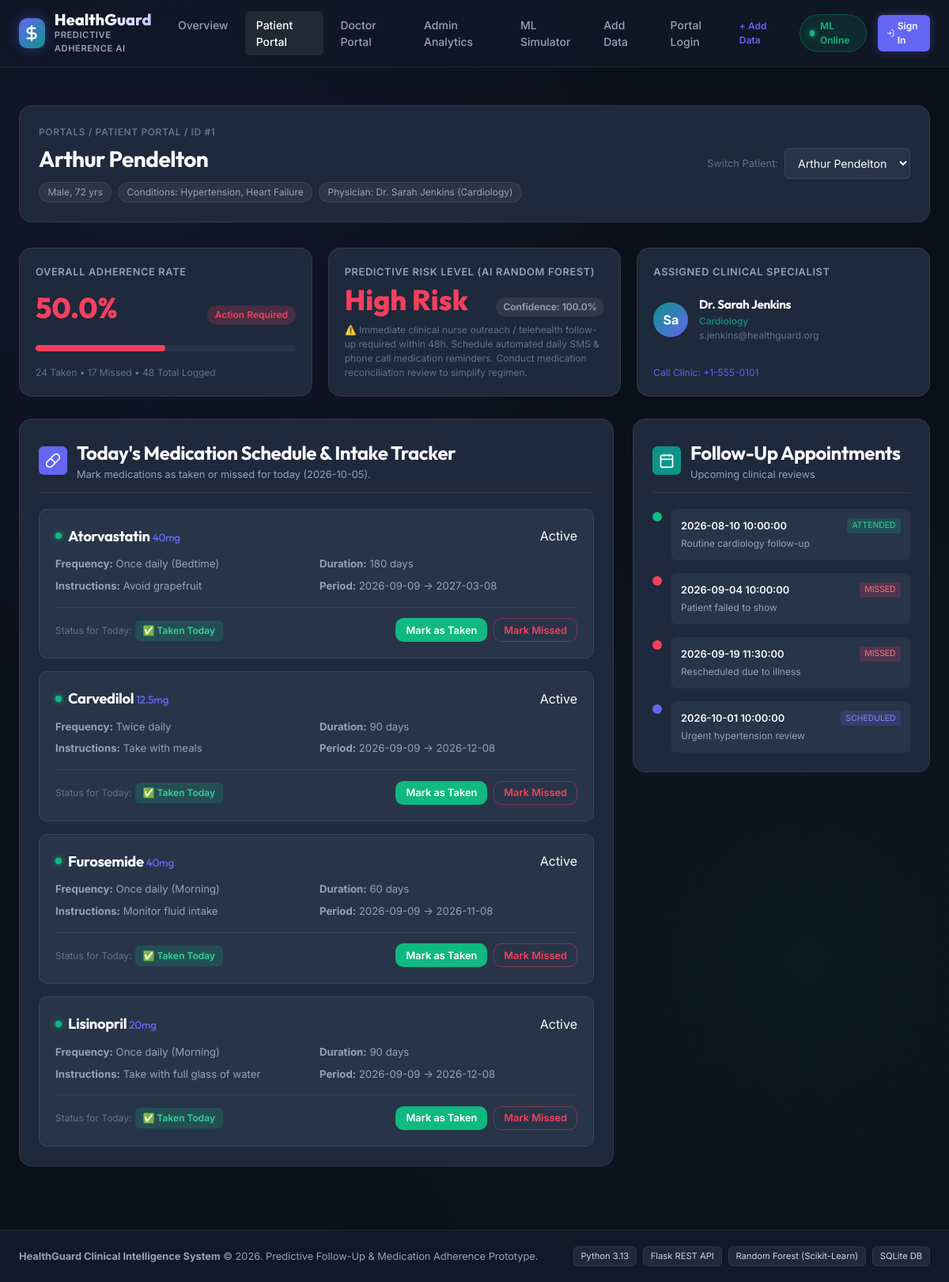
/patient/1, run on the app's committed database.
### tables this page shows
CREATE TABLE patients (
    id INTEGER PRIMARY KEY AUTOINCREMENT,
    doctor_id INTEGER,
    name TEXT NOT NULL,
    age INTEGER NOT NULL CHECK(age >= 0 AND age <= 125),
    gender TEXT CHECK(gender IN ('Male', 'Female', 'Other')),
    phone TEXT,
    email TEXT UNIQUE,
    chronic_conditions TEXT,
    created_at TIMESTAMP DEFAULT CURRENT_TIMESTAMP,
    FOREIGN KEY (doctor_id) REFERENCES doctors(id) ON DELETE SET NULL
);

CREATE TABLE doctors (
    id INTEGER PRIMARY KEY AUTOINCREMENT,
    name TEXT NOT NULL,
    specialty TEXT NOT NULL,
    email TEXT UNIQUE NOT NULL,
    phone TEXT,
    created_at TIMESTAMP DEFAULT CURRENT_TIMESTAMP
);

CREATE TABLE risk_assessments (
    id INTEGER PRIMARY KEY AUTOINCREMENT,
    patient_id INTEGER NOT NULL,
    risk_level TEXT NOT NULL CHECK(risk_level IN ('Low', 'Medium', 'High')),
    risk_score REAL NOT NULL,
    features_json TEXT NOT NULL,
    recommendations TEXT,
    evaluated_at TIMESTAMP DEFAULT CURRENT_TIMESTAMP,
    FOREIGN KEY (patient_id) REFERENCES patients(id) ON DELETE CASCADE
);

CREATE TABLE prescriptions (
    id INTEGER PRIMARY KEY AUTOINCREMENT,
    patient_id INTEGER NOT NULL,
    doctor_id INTEGER NOT NULL,
    medication_name TEXT NOT NULL,
    dosage TEXT NOT NULL,
    frequency TEXT NOT NULL,
    instructions TEXT,
    start_date DATE NOT NULL,
    end_date DATE,
    treatment_duration_days INTEGER NOT NULL DEFAULT 30 CHECK(treatment_duration_days > 0),
    status TEXT NOT NULL DEFAULT 'Active' CHECK(status IN ('Active', 'Completed', 'Discontinued')),
    created_at TIMESTAMP DEFAULT CURRENT_TIMESTAMP,
    FOREIGN KEY (patient_id) REFERENCES patients(id) ON DELETE CASCADE,
    FOREIGN KEY (doctor_id) REFERENCES doctors(id) ON DELETE RESTRICT
);

CREATE TABLE follow_up_schedules (
    id INTEGER PRIMARY KEY AUTOINCREMENT,
    patient_id INTEGER NOT NULL,
    doctor_id INTEGER NOT NULL,
    appointment_date TIMESTAMP NOT NULL,
    status TEXT NOT NULL DEFAULT 'Scheduled' CHECK(status IN ('Scheduled', 'Attended', 'Missed', 'Cancelled')),
    notes TEXT,
    created_at TIMESTAMP DEFAULT CURRENT_TIMESTAMP,
    FOREIGN KEY (patient_id) REFERENCES patients(id) ON DELETE CASCADE,
    FOREIGN KEY (doctor_id) REFERENCES doctors(id) ON DELETE RESTRICT
);

### app/routes_portal.py (the view)
@portal_bp.route("/patient/<int:patient_id>")
def patient_portal(patient_id: int):
    patient = query_db(
        """SELECT p.*, d.name as doctor_name, d.specialty as doctor_specialty, d.email as doctor_email, d.phone as doctor_phone
           FROM patients p
           LEFT JOIN doctors d ON p.doctor_id = d.id
           WHERE p.id = ?;""",
        (patient_id,),
        one=True,
    )
    if not patient:
        return render_template("404.html", message=f"Patient #{patient_id} not found"), 404
    all_patients = query_db("SELECT id, name FROM patients ORDER BY id ASC;")
    prescriptions = query_db(
        """SELECT * FROM prescriptions
           WHERE patient_id = ?
           ORDER BY CASE status WHEN 'Active' THEN 1 ELSE 2 END, id DESC;""",
        (patient_id,),
    )
    today_str = date.today().isoformat()
    today_logs = query_db(
        """SELECT prescription_id, status, logged_time
           FROM adherence_logs
           WHERE patient_id = ? AND DATE(scheduled_time) = ?;""",
        (patient_id, today_str),
    )
    logged_rx_today = {row["prescription_id"]: row["status"] for row in today_logs}
    stats = query_db(
        """SELECT
               COUNT(*) as total,
               SUM(CASE WHEN status = 'Taken' THEN 1 ELSE 0 END) as taken,
               SUM(CASE WHEN status = 'Missed' THEN 1 ELSE 0 END) as missed,
               SUM(CASE WHEN status = 'Late' THEN 1 ELSE 0 END) as late
           FROM adherence_logs WHERE patient_id = ?;""",
        (patient_id,),
        one=True,
    )
    total_logs = stats["total"] or 0
    taken_logs = stats["taken"] or 0
    adherence_rate = round((taken_logs / total_logs) * 100, 1) if total_logs > 0 else 100.0
    upcoming_followups = query_db(
        """SELECT * FROM follow_up_schedules
           WHERE patient_id = ?
           ORDER BY appointment_date ASC;""",
        (patient_id,),
    )
    risk_assessment = query_db(
        """SELECT * FROM risk_assessments WHERE patient_id = ? ORDER BY evaluated_at DESC, id DESC LIMIT 1;""",
        (patient_id,),
        one=True,
    )
    return render_template(
        "patient.html",
        patient=patient,
        all_patients=all_patients,
        prescriptions=prescriptions,
        logged_rx_today=logged_rx_today,
        adherence_rate=adherence_rate,
        stats=stats,
        upcoming_followups=upcoming_followups,
        risk_assessment=risk_assessment,
        today_date=today_str,
    )

### app/routes_portal.py (called while the page is built, shortened)
@portal_bp.app_context_processor
def inject_current_user():
    return {"current_user": None}

### database/db.py (called while the page is built)
def get_db_connection(db_path: Optional[str] = None) -> sqlite3.Connection:
    path = db_path or os.environ.get("HEALTHGUARD_DB_PATH", DEFAULT_DB_PATH)
    conn = sqlite3.connect(path, timeout=10)
    conn.row_factory = sqlite3.Row
    conn.execute("PRAGMA foreign_keys = ON;")
    return conn

def query_db(
    query: str,
    args: tuple = (),
    one: bool = False,
    db_path: Optional[str] = None,
) -> Any:
    conn = get_db_connection(db_path)
    try:
        cur = conn.cursor()
        cur.execute(query, args)
        rv = cur.fetchall()
        if one:
            return dict(rv[0]) if rv else None
        return [dict(row) for row in rv]
    finally:
        conn.close()

### app/templates/patient.html (shortened to what this page needs)
{% extends "base.html" %}
{% block content %}
<div class="portal-header-bar">
    <div>
        <div class="breadcrumb">Portals / Patient Portal / ID #{{ patient.id }}</div>
        <h1 class="page-title">{{ patient.name }}</h1>
        <div class="patient-tags">
            <span class="tag-pill">{{ patient.gender }}, {{ patient.age }} yrs</span>
            <span class="tag-pill">Conditions: {{ patient.chronic_conditions }}</span>
            <span class="tag-pill">Physician: {{ patient.doctor_name }} ({{ patient.doctor_specialty }})</span>
        </div>
    </div>
    <div class="quick-switcher">
        <label for="switchPat">Switch Patient:</label>
        <select id="switchPat" class="form-select" onchange="window.location.href='/patient/' + this.value;">
            {% for p in all_patients %}
                <option value="{{ p.id }}" {% if p.id == patient.id %}selected{% endif %}>
                    {{ p.name }}
                </option>
            {% endfor %}
        </select>
    </div>
</div>
<div class="dashboard-stats-grid">
    <div class="stat-card">
        <div class="stat-title">Overall Adherence Rate</div>
        <div class="stat-main">
            <div class="stat-num text-{% if adherence_rate >= 80 %}emerald{% elif adherence_rate >= 60 %}amber{% else %}rose{% endif %}">
                <span id="adherenceRateValue">{{ adherence_rate }}</span>%
            </div>
            <div class="stat-badge badge-{% if adherence_rate >= 80 %}success{% elif adherence_rate >= 60 %}warning{% else %}danger{% endif %}">
                {% if adherence_rate >= 80 %}Optimal Compliance{% elif adherence_rate >= 60 %}Moderate Risk{% else %}Action Required{% endif %}
            </div>
        </div>
        <div class="progress-bar-container">
            <div class="progress-bar-fill bg-{% if adherence_rate >= 80 %}emerald{% elif adherence_rate >= 60 %}amber{% else %}rose{% endif %}"
                 id="adherenceProgressBar"
                 style="width: {{ adherence_rate }}%;"></div>
        </div>
        <div class="stat-subtext">
            <span id="countTaken">{{ stats.taken or 0 }}</span> Taken &bull;
            <span id="countMissed">{{ stats.missed or 0 }}</span> Missed &bull;
            <span>{{ stats.total or 0 }}</span> Total Logged
        </div>
    </div>
    <div class="stat-card">
        <div class="stat-title">Predictive Risk Level (AI Random Forest)</div>
        <div class="stat-main">
            <div class="stat-num text-{% if risk_assessment.risk_level == 'High' %}rose{% elif risk_assessment.risk_level == 'Medium' %}amber{% else %}emerald{% endif %}" id="patientRiskTier">
                {{ risk_assessment.risk_level if risk_assessment else 'Low' }} Risk
            </div>
            <div class="stat-badge badge-neutral">
                Confidence: <span id="patientRiskScore">{{ risk_assessment.risk_score if risk_assessment else 95.0 }}</span>%
            </div>
        </div>
        <p class="stat-subtext text-muted" id="patientRiskRecs">
            {{ risk_assessment.recommendations if risk_assessment else 'Maintain standard schedule and continue daily adherence tracking.' }}
        </p>
    </div>
    <div class="stat-card">
        <div class="stat-title">Assigned Clinical Specialist</div>
        <div class="doctor-contact-box">
            <div class="doc-avatar">
                {{ patient.doctor_name[4:6] if patient.doctor_name else 'DR' }}
            </div>
            <div class="doc-info">
                <h4>{{ patient.doctor_name }}</h4>
                <div class="doc-sub">{{ patient.doctor_specialty }}</div>
                <div class="doc-email text-muted small">{{ patient.doctor_email }}</div>
            </div>
        </div>
        <div class="stat-subtext text-right mt-2">
            <a href="tel:{{ patient.doctor_phone }}" class="btn-sm-action">Call Clinic: {{ patient.doctor_phone }}</a>
        </div>
    </div>
</div>
<div class="two-column-layout">
    <div class="content-column main-col">
        <div class="panel-card">
            <div class="panel-header">
                <div class="panel-title-group">
                    <div class="panel-icon bg-indigo">
                        <svg width="20" height="20" viewBox="0 0 24 24" fill="none" stroke="currentColor" stroke-width="2">
                            <path d="m10.5 20.5 10-10a4.95 4.95 0 1 0-7-7l-10 10a4.95 4.95 0 1 0 7 7Z"/>
                            <path d="m8.5 8.5 7 7"/>
                        </svg>
                    </div>
                    <div>
                        <h2>Today's Medication Schedule &amp; Intake Tracker</h2>
                        <p class="panel-subtitle">Mark medications as taken or missed for today ({{ today_date }}).</p>
                    </div>
                </div>
            </div>
            {% if prescriptions %}
                <div class="prescriptions-list">
                    {% for rx in prescriptions %}
                        <div class="prescription-item {% if rx.status != 'Active' %}rx-inactive{% endif %}" id="rxCard-{{ rx.id }}">
                            <div class="rx-header">
                                <div class="rx-name-group">
                                    <span class="rx-status-dot {% if rx.status == 'Active' %}dot-active{% else %}dot-inactive{% endif %}"></span>
                                    <h3 class="rx-name">{{ rx.medication_name }} <span class="rx-dosage">{{ rx.dosage }}</span></h3>
                                </div>
                                <span class="badge-status-{{ rx.status|lower }}">{{ rx.status }}</span>
                            </div>
                            <div class="rx-details-grid">
                                <div><strong>Frequency:</strong> {{ rx.frequency }}</div>
                                <div><strong>Duration:</strong> {{ rx.treatment_duration_days }} days</div>
                                <div><strong>Instructions:</strong> {{ rx.instructions or 'Take as directed.' }}</div>
                                <div><strong>Period:</strong> {{ rx.start_date }} &rarr; {{ rx.end_date }}</div>
                            </div>
                            {% if rx.status == 'Active' %}
                                <div class="intake-actions-bar" id="intakeBar-{{ rx.id }}">
                                    <div class="intake-status-indicator">
                                        <span class="text-muted small">Status for Today:</span>
                                        {% if logged_rx_today.get(rx.id) == 'Taken' %}
                                            <span class="badge-dose badge-taken" id="statusBadge-{{ rx.id }}">✅ Taken Today</span>
                                        {% elif logged_rx_today.get(rx.id) == 'Missed' %}
                                            <span class="badge-dose badge-missed" id="statusBadge-{{ rx.id }}">❌ Missed Today</span>
                                        {% elif logged_rx_today.get(rx.id) == 'Late' %}
                                            <span class="badge-dose badge-late" id="statusBadge-{{ rx.id }}">⚠️ Logged Late</span>
                                        {% else %}
                                            <span class="badge-dose badge-pending" id="statusBadge-{{ rx.id }}">⏳ Pending Intake</span>
                                        {% endif %}
                                    </div>
                                    <div class="action-buttons-group">
                                        <button class="btn btn-sm btn-success"
                                                onclick="logPatientDose({{ rx.id }}, {{ patient.id }}, 'Taken');">
                                            Mark as Taken
                                        </button>
                                        <button class="btn btn-sm btn-danger-outline"
                                                onclick="logPatientDose({{ rx.id }}, {{ patient.id }}, 'Missed');">
                                            Mark Missed
                                        </button>
                                    </div>
                                </div>
                            {% endif %}
                        </div>
                    {% endfor %}
                </div>
            {% else %}
                <div class="empty-state">
                    <p>No prescriptions recorded for this patient.</p>
                </div>
            {% endif %}
        </div>
    </div>
    <div class="content-column side-col">
        <div class="panel-card">
            <div class="panel-header">
                <div class="panel-title-group">
                    <div class="panel-icon bg-teal">
                        <svg width="20" height="20" viewBox="0 0 24 24" fill="none" stroke="currentColor" stroke-width="2">
                            <rect x="3" y="4" width="18" height="18" rx="2" ry="2"/>
                            <line x1="16" y1="2" x2="16" y2="6"/>
                            <line x1="8" y1="2" x2="8" y2="6"/>
                            <line x1="3" y1="10" x2="21" y2="10"/>
                        </svg>
                    </div>
                    <div>
                        <h2>Follow-Up Appointments</h2>
                        <p class="panel-subtitle">Upcoming clinical reviews</p>
                    </div>
                </div>
            </div>
            {% if upcoming_followups %}
                <div class="timeline-list">
                    {% for fu in upcoming_followups %}
                        <div class="timeline-item status-{{ fu.status|lower }}">
                            <div class="timeline-marker"></div>
                            <div class="timeline-content">
                                <div class="timeline-header">
                                    <span class="timeline-date">{{ fu.appointment_date }}</span>
                                    <span class="badge-fu badge-fu-{{ fu.status|lower }}">{{ fu.status }}</span>
                                </div>
                                <div class="timeline-notes">{{ fu.notes or 'Routine clinical evaluation' }}</div>
                            </div>
                        </div>
                    {% endfor %}
                </div>
            {% else %}
                <div class="empty-state">
                    <p>No follow-up appointments scheduled.</p>
                </div>
            {% endif %}
        </div>
    </div>
</div>
{% endblock %}

### data on the page
patients: id "1", name "Arthur Pendelton", gender "Male", age "72", chronic_conditions "Hypertension, Heart Failure"
doctors: doctor_name "Dr. Sarah Jenkins", doctor_specialty "Cardiology", name "Sa", doctor_email "s.jenkins@healthguard.org", doctor_phone "+1-555-0101"
risk_assessments: risk_level "High", risk_score "100.0", recommendations "⚠️ Immediate clinical nurse outreach / telehealth follow-up required within 48h. Schedule automated daily SMS & phone call medication reminders. Conduct medication reconciliation review to simplify regimen."
prescriptions: medication_name "Atorvastatin", dosage "40mg", status "Active", frequency "Once daily (Bedtime)", treatment_duration_days "180", instructions "Avoid grapefruit", start_date "2026-09-09", end_date "2027-03-08"
prescriptions: medication_name "Carvedilol", dosage "12.5mg", status "Active", frequency "Twice daily", treatment_duration_days "90", instructions "Take with meals", start_date "2026-09-09", end_date "2026-12-08"
prescriptions: medication_name "Furosemide", dosage "40mg", status "Active", frequency "Once daily (Morning)", treatment_duration_days "60", instructions "Monitor fluid intake", start_date "2026-09-09", end_date "2026-11-08"
prescriptions: medication_name "Lisinopril", dosage "20mg", status "Active", frequency "Once daily (Morning)", treatment_duration_days "90", instructions "Take with full glass of water", start_date "2026-09-09", end_date "2026-12-08"
follow_up_schedules: appointment_date "2026-08-10 10:00:00", status "ATTENDED", notes "Routine cardiology follow-up"
follow_up_schedules: appointment_date "2026-09-04 10:00:00", status "MISSED", notes "Patient failed to show"
follow_up_schedules: appointment_date "2026-09-19 11:30:00", status "MISSED", notes "Rescheduled due to illness"
follow_up_schedules: appointment_date "2026-10-01 10:00:00", status "SCHEDULED", notes "Urgent hypertension review"

### other printed values
{{ adherence_rate }} "50.0"
{{ stats.taken or 0 }} "24"
{{ stats.missed or 0 }} "17"
{{ stats.total or 0 }} "48"
{{ today_date }} "2026-10-05"
form field value "Arthur Pendelton"
